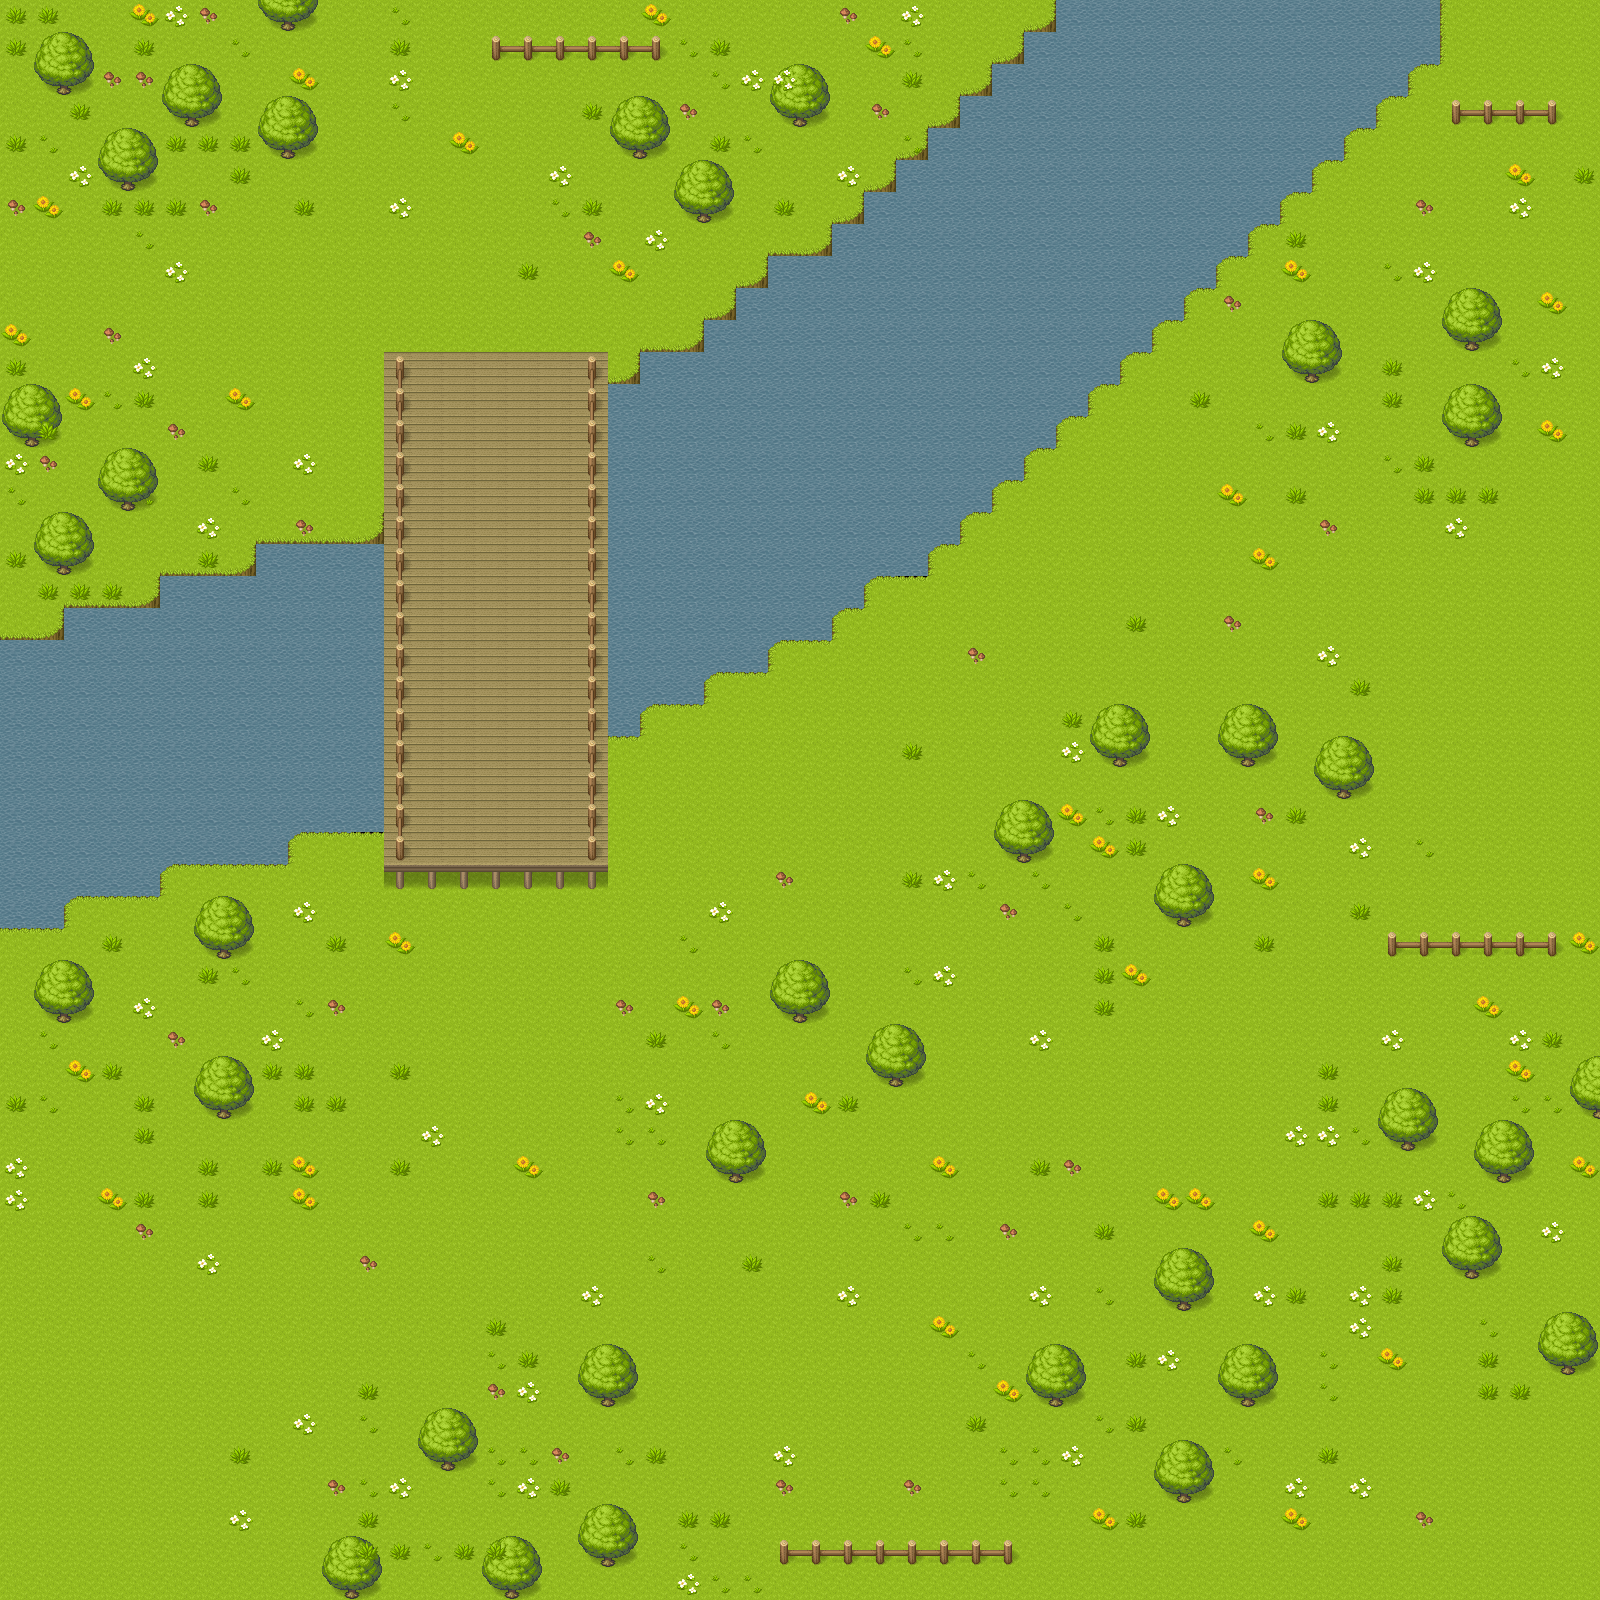

A 2D game scene composited from a Tiled map and its tileset images. What follows is a short description and the map's XML, with each tile layer's data collapsed to a summary:
An orthogonal 50x50 tile map with 32x32 px tiles, 6 tile layers (Water, Grass, Trees, Decor, ...), 2 tilesets and 8 objects (start, cow 1, cow 2, cow 3, cow 4, ...).

<map version="1.10" tiledversion="1.11.2" orientation="orthogonal" renderorder="right-down" width="50" height="50" tilewidth="32" tileheight="32" infinite="0" nextlayerid="10" nextobjectid="25">
 <editorsettings>
  <export target="Map-Level01.json" format="json" />
 </editorsettings>
 <tileset firstgid="1" name="pipoya" tilewidth="32" tileheight="32" tilecount="1064" columns="8">
  <image source="pipoya.png" width="256" height="4256" />
 </tileset>
 <tileset firstgid="1065" name="pipo-map001_at" tilewidth="32" tileheight="32" tilecount="480" columns="16">
  <image source="pipo-map001_at.png" width="512" height="960" />
 </tileset>
 <layer id="6" name="Water" width="50" height="50">
  <data>[2500 cells, 505 non-empty, 2 distinct tile ids]</data>
 </layer>
 <objectgroup id="7" name="objectLayer">
  <object id="1" name="start" x="113.138" y="1495.86">
   <point />
  </object>
  <object id="14" name="cow 1" x="1152.5" y="768.833" width="82.6667" height="58.6667">
   <ellipse />
  </object>
  <object id="15" name="cow 2" x="1380.67" y="1380" width="78.6667" height="52">
   <ellipse />
  </object>
  <object id="17" name="cow 3" x="145.333" y="988" width="81.3333" height="50.6667">
   <ellipse />
  </object>
  <object id="20" name="cow 4" x="48" y="254.667" width="76" height="50.6667">
   <ellipse />
  </object>
  <object id="22" name="cow 5" x="690.667" y="77.3333" width="65.3333" height="40">
   <ellipse />
  </object>
  <object id="23" name="cow 6" x="1372" y="254.667" width="61.3333" height="40">
   <ellipse />
  </object>
  <object id="24" name="cow 7" x="1484" y="650.667" width="65.3333" height="48">
   <ellipse />
  </object>
 </objectgroup>
 <layer id="1" name="Grass" width="50" height="50">
  <data>[2500 cells, 2061 non-empty, 6 distinct tile ids]</data>
 </layer>
 <layer id="2" name="Trees" width="50" height="50">
  <data>[2500 cells, 152 non-empty, 4 distinct tile ids]</data>
 </layer>
 <layer id="3" name="Decor" width="50" height="50">
  <data>[2500 cells, 333 non-empty, 8 distinct tile ids]</data>
 </layer>
 <layer id="4" name="Bridge" width="50" height="50">
  <data>[2500 cells, 119 non-empty, 2 distinct tile ids]</data>
 </layer>
 <layer id="5" name="Fence" width="50" height="50">
  <data>[2500 cells, 33 non-empty, 4 distinct tile ids]</data>
 </layer>
</map>
